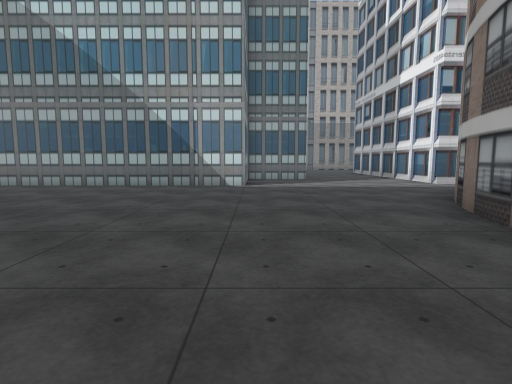
view 1 (above)

23 first-person views from a walk through a scene from a Unity 3-D project. The camera is 1.3 m above the floor, tilts 6° down and sees 80° across. The floor is counted in squares, 2 m on a side. Each view is taken from the middle of a square. On the plan, view 1 faces up. The plan holds only what a view shows up to about 10 squares ahead; the rest is blank. The place goes on beyond the plan. Some surface patterns are stand-ins.

view 2
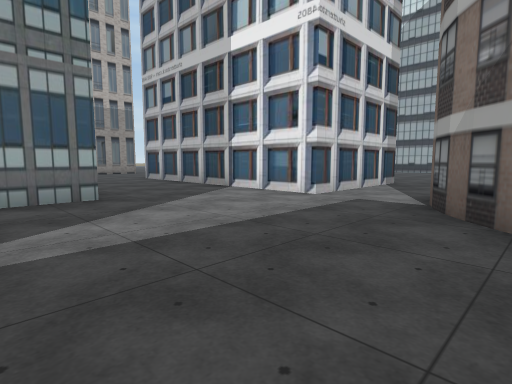

view 3
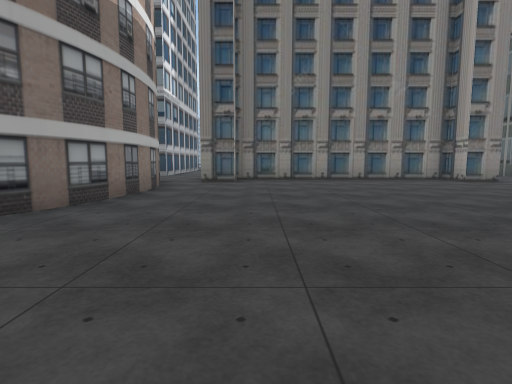

view 4
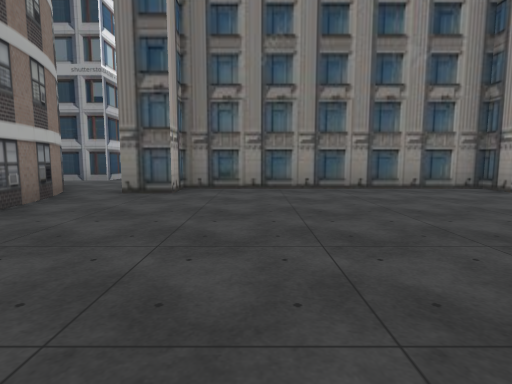

view 5
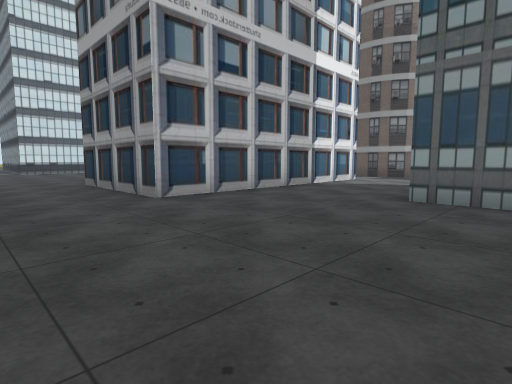

view 6
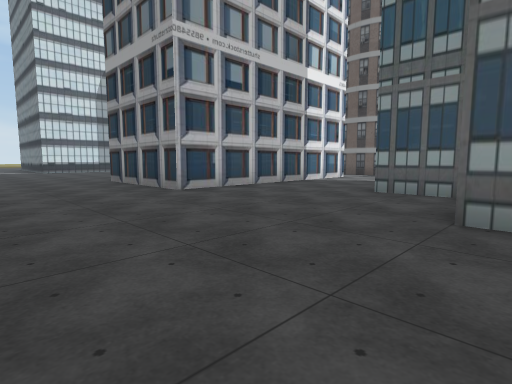

view 7
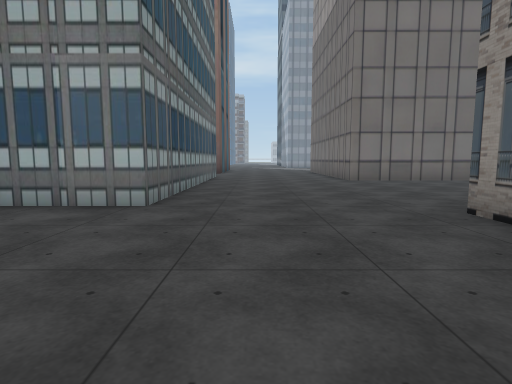

view 8
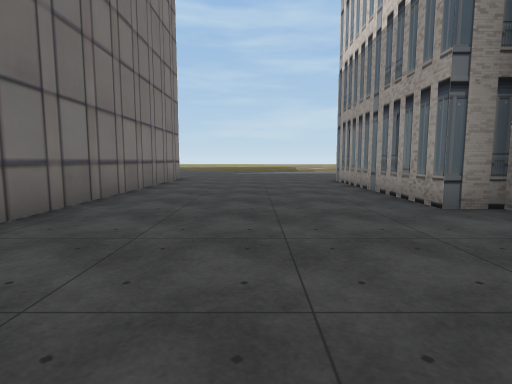

view 9
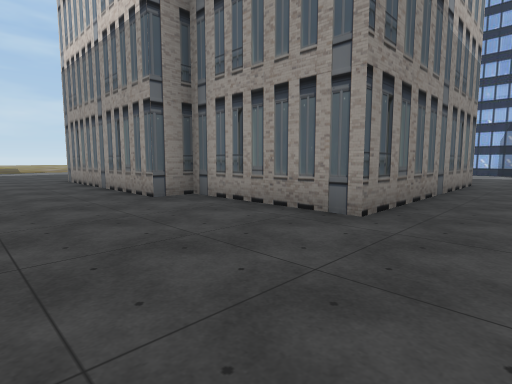

view 10
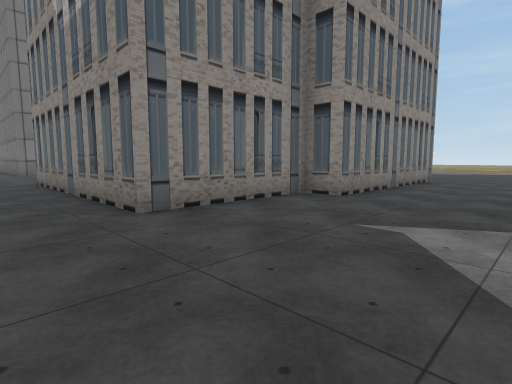

view 11
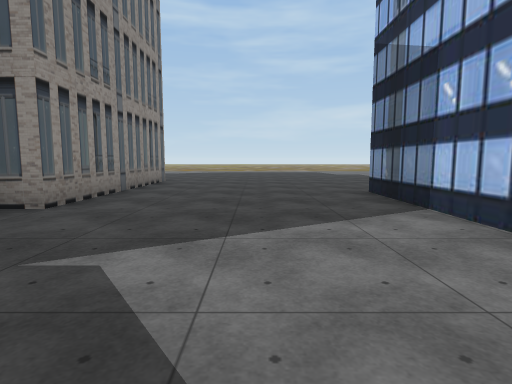

view 12
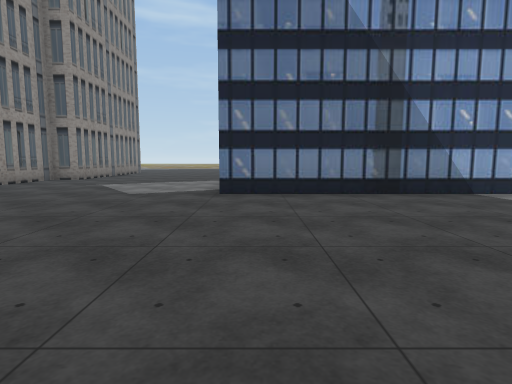

view 13
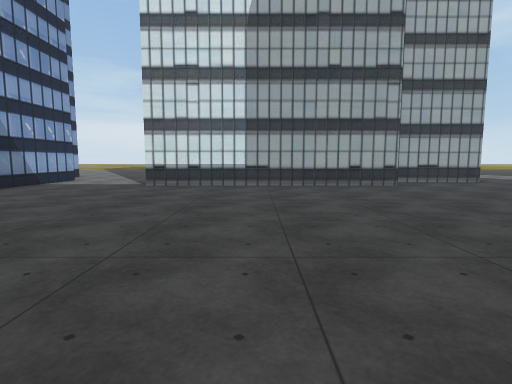

view 14
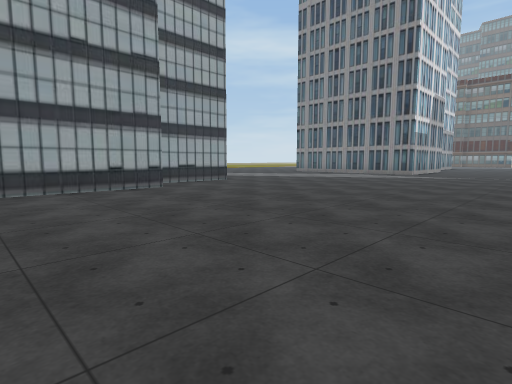

view 15
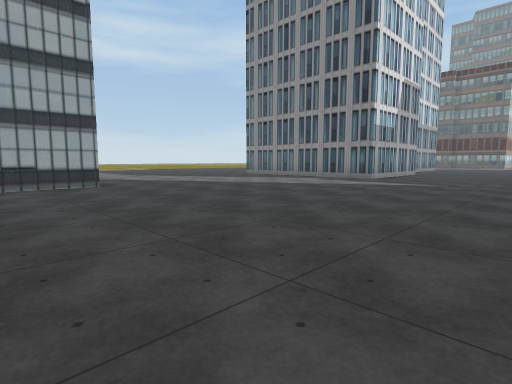

view 16
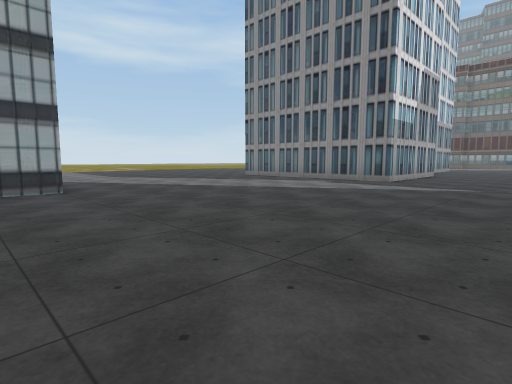

view 17
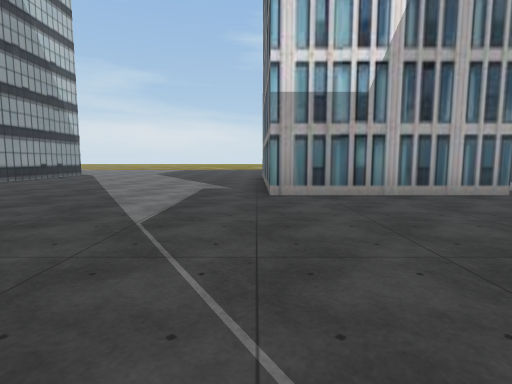

view 18
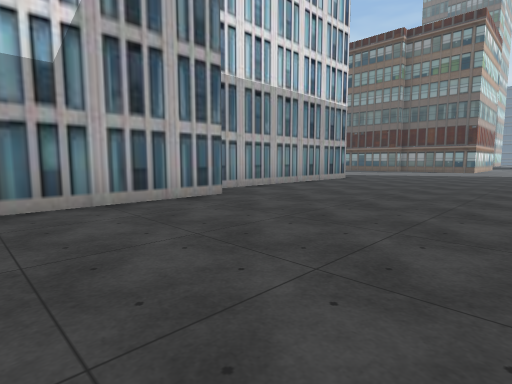

view 19
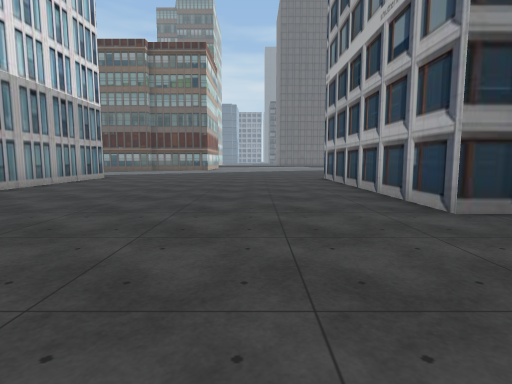

view 20
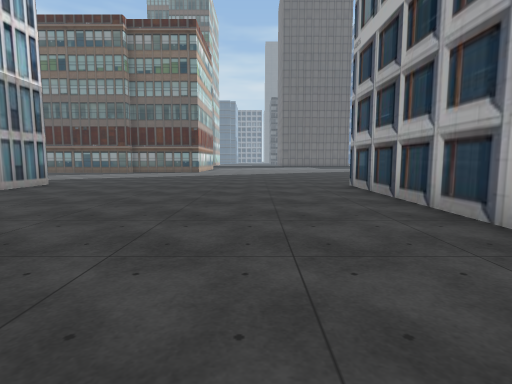

view 21
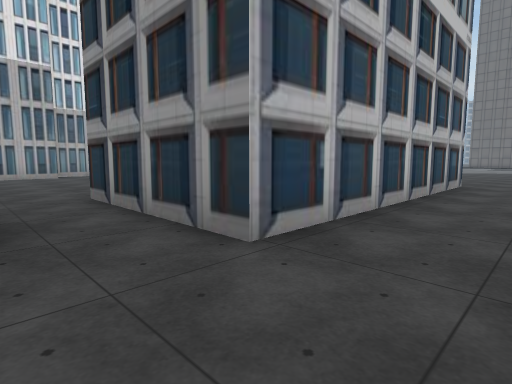

view 22
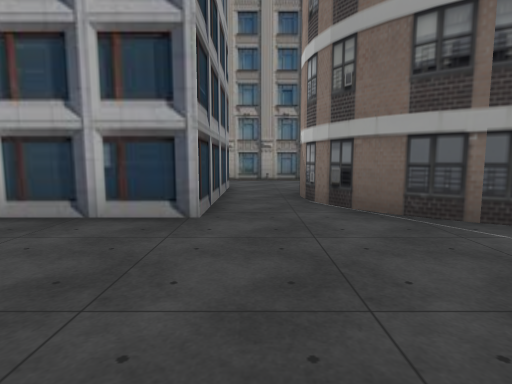

view 23
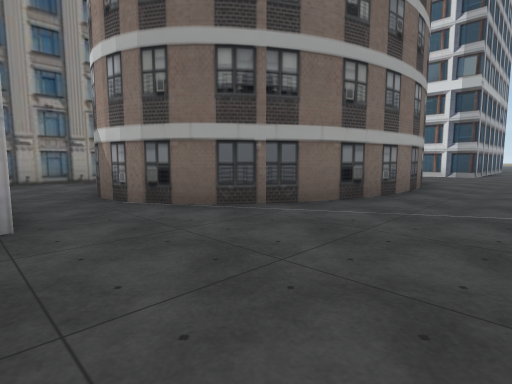

### Floor plan
Key: @ floor where view 1 was taken; # wall or solid block; . floor; B building.
Columns run from 6 left of view 1 to 19 right of it. Each row starts with its distance up from view 1.
 28 #.....#      #......
 27 #.....#      #......
 26 #.....#      #.....
 25 #.....#      #.....
 24 #.....#      #.....
 23 #.....#     ##.....
 22 #......     #......
 21 #......    ##......
 20 B......#####B......
 19 ...................######
 18 ..........................
 17 ..........................
 16 .........................
 15 ######.....B### .......#
 14       .....B    .......#
 13       ##...B   ........#
 12         ...B    .......#
 11         ...B    .......#
 10       B....B    .......#
  9       .....B    ........B
  8 ######..................#
  7 ........................##
  6  .........## B............
  5   ........#    ...........
  4   .......##    ...........
  3   .......#     ...........
  2  ........      ...........
  1 .........      ...........
  0 ......@..#    #...........
 -1 #......#.#   ##...........
 -2 ########..  ##.......#
 -3        #...##........#
 -4        #.............#
 -5        #..B###.......#
 -6         ..## #........
 -7         ..#  #........#
 -8         ..#   ........#
 -9          .#   ........#
-10          .#   ........#
-11          .#   ........#
-12          ..   ........B
-13          ..  ..........
-14          ..  ..........

Positions as (right, up) in squares from view 1, and headings:
1: (0, 0), facing up
2: (0, 5), facing up-right
3: (0, 8), facing down
4: (-1, 5), facing down
5: (0, 18), facing down-right
6: (-1, 19), facing down-right
7: (4, 17), facing left
8: (-3, 19), facing up
9: (-3, 18), facing up-right
10: (10, 18), facing up-left
11: (10, 19), facing up
12: (13, 13), facing up
13: (9, 13), facing right
14: (10, 13), facing down-right
15: (10, 9), facing down-right
16: (11, 8), facing down-right
17: (9, -1), facing right
18: (10, -2), facing down-right
19: (10, -1), facing down
20: (10, -4), facing down
21: (2, -3), facing down-right
22: (11, -4), facing left
23: (11, -5), facing up-left
